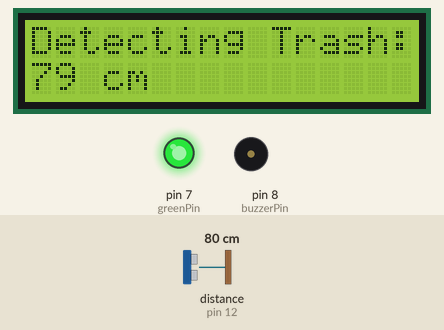
The sketch below on a simulated Arduino Uno, built with avr-gcc and run on an emulated ATmega328P. Parts: 16×2 character LCD, output pins drawn as LEDs (lit = HIGH), buzzer (waves = sounding, pin HIGH). Wiring (inferred from the names in the program): ultrasonic range finder: trigger pin 13; echo pin 12. The test bench sets the inputs (shaded band); at power-on: distance to the obstacle (sensor on pin 12) 80 cm. The echo pulse lasts 58.3 µs per cm; pins used as bus, display or sensor lines are not drawn.

Above: at 1.2 s.
1.3 s: distance to the obstacle (sensor on pin 12) set to 2 cm
At 2.0 s:
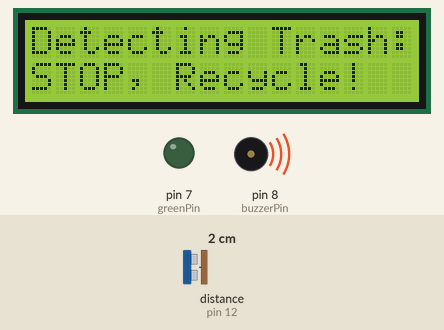
2.8 s: distance to the obstacle (sensor on pin 12) set to 18 cm
At 3.5 s:
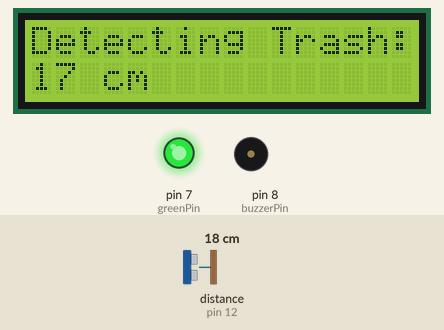
4.6 s: distance to the obstacle (sensor on pin 12) set to 120 cm
At 5.9 s:
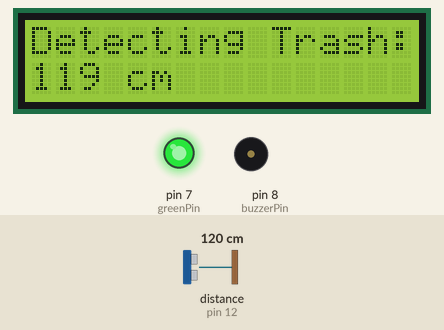
6.4 s: distance to the obstacle (sensor on pin 12) set to 4 cm
At 6.8 s:
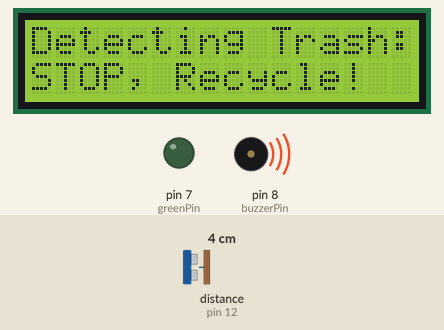
Timing chart, 0 to 8.9 s (numbered marks = the images above; inputs shaded):
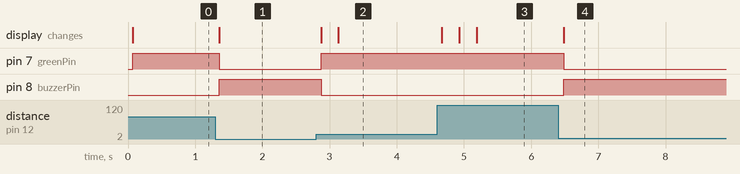

Measured:
- after the input at 1.3 s, pin 7 (greenPin): HIGH → LOW after 0.06 s; pin 8 (buzzerPin): LOW → HIGH after 0.06 s; the display: changes after 0.06 s (image 1)
- after the input at 2.8 s, pin 7 (greenPin): LOW → HIGH after 0.07 s; pin 8 (buzzerPin): HIGH → LOW after 0.07 s; the display: first changes after 0.08 s (image 2 shows a later state)
- after the input at 4.6 s, the display: changes after 0.07 s (image 3)
- after the input at 6.4 s, pin 7 (greenPin): HIGH → LOW after 0.08 s; pin 8 (buzzerPin): LOW → HIGH after 0.08 s; the display: changes after 0.08 s (image 4)

The sketch:

recyclereminder.ino
```cpp
/*
HC-SR04 Ultrasonic Sensor with LCD dispaly

HC-SR04 Ultrasonic Sensor
  VCC to Arduino 5V
  GND to Arduino GND
  Echo to Arduino pin 12
  Trig to Arduino pin 13

LCD Display (I used JHD162A)
  VSS to Arduino GND
  VCC to Arduino 5V
  VEE to Arduino GND
  RS to Arduino pin 11
  R/W to Arduino pin 10
  E to Arduino pin 9
  DB4 to Arduino pin 2
  DB5 to Arduino pin 3
  DB6 to Arduino pin 4
  DB7 to Arduino pin 5
  LED+ to Arduino 5V
  LED- to Arduino GND

Modified by Ahmed Djebali (June 1, 2015).
*/
#include <LiquidCrystal.h> //Load Liquid Crystal Library
LiquidCrystal LCD(11,10,9,2,3,4,5);  //Create Liquid Crystal Object called LCD

#define trigPin 13 //Sensor Echo pin connected to Arduino pin 13
#define echoPin 12 //Sensor Trip pin connected to Arduino pin 12
#define buzzerPin 8 // Buzzer connected to digital pin 8
#define greenPin 7
//Simple program just for testing the HC-SR04 Ultrasonic Sensor with LCD dispaly
//URL:

void setup()
{
  pinMode(trigPin, OUTPUT);
  pinMode(echoPin, INPUT);
  pinMode(buzzerPin, OUTPUT);
  pinMode(greenPin, OUTPUT);

  LCD.begin(16,2); //Tell Arduino to start your 16 column 2 row LCD
  LCD.setCursor(0,0);  //Set LCD cursor to upper left corner, column 0, row 0
  LCD.print("Detecting Trash:");  //Print Message on First Row
}

void loop() {
  long duration, distance;
  digitalWrite(trigPin, LOW);
  delayMicroseconds(2);
  digitalWrite(trigPin, HIGH);
  delayMicroseconds(10);
  digitalWrite(trigPin, LOW);
  duration = pulseIn(echoPin, HIGH);
  distance = (duration/2) / 29.1;

  if (distance < 15) { // Change 15 to any threshold you want
     // Show warning message
    LCD.setCursor(0, 1);
    LCD.print("STOP, Recycle! ");
    digitalWrite(buzzerPin, HIGH);// Turn buzzer ON
    digitalWrite(greenPin, LOW); // Turn LED ON
  }
  else {
    digitalWrite(greenPin, HIGH); // Turn LED ON
    digitalWrite(buzzerPin, LOW);   // Turn buzzer OFF

    LCD.setCursor(0,1);  //Set cursor to first column of second row
    LCD.print("                "); //Print blanks to clear the row
    LCD.setCursor(0,1);   //Set Cursor again to first column of second row

    LCD.print(distance); //Print measured distance
    LCD.print(" cm");  //Print your units.
  }
  delay(250); //pause to let things settle
}
```
